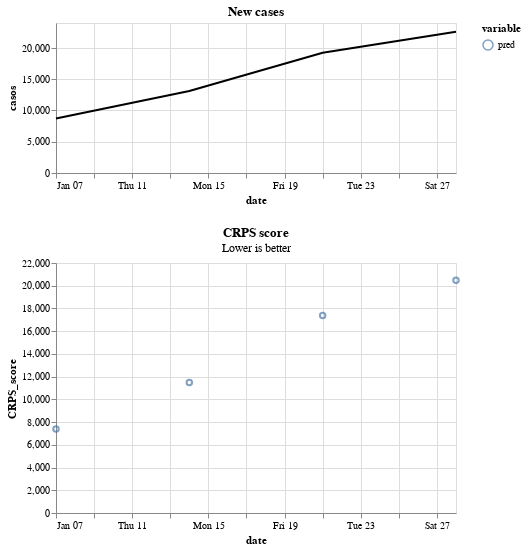

The code cell stored with this chart in its notebook:
### Code cell
score.plot_crps()

### Figure 1 — Vega-Lite specification as saved in the notebook (floating-point values rounded to 4 significant figures)
{"config": {"view": {"continuousWidth": 300, "continuousHeight": 300}}, "vconcat": [{"data": {"name": "data-d8df4b02460575fee3b2c5b95b14d10c"}, "mark": {"type": "line"}, "encoding": {"color": {"value": "black"}, "x": {"field": "date", "type": "temporal"}, "y": {"field": "casos", "type": "quantitative"}}, "height": 150, "title": "New cases", "width": 400}, {"layer": [{"mark": {"type": "point", "filled": false}, "encoding": {"color": {"field": "variable", "legend": {"legendX": 100}, "type": "nominal"}, "x": {"field": "date", "type": "temporal"}, "y": {"field": "CRPS_score", "type": "quantitative"}}}, {"mark": {"type": "point"}, "encoding": {"color": {"field": "variable", "legend": {"legendX": 100}, "type": "nominal"}, "opacity": {"condition": {"param": "param_2", "value": 1, "empty": false}, "value": 0}, "x": {"field": "date", "type": "temporal"}, "y": {"field": "CRPS_score", "type": "quantitative"}}}, {"mark": {"type": "rule", "color": "gray"}, "encoding": {"opacity": {"condition": {"param": "param_2", "value": 0.3, "empty": false}, "value": 0}, "tooltip": [{"field": "date", "title": "Date", "type": "temporal"}, {"field": "pred", "format": ".2f", "type": "quantitative"}], "x": {"field": "date", "type": "temporal"}}, "name": "view_2", "transform": [{"pivot": "variable", "value": "CRPS_score", "groupby": ["date"]}]}], "data": {"name": "data-95933ee0b703da8bb81b800c861a6019"}, "height": 250, "title": {"text": "CRPS score", "subtitle": "Lower is better"}, "width": 400}], "params": [{"name": "param_2", "select": {"type": "point", "fields": ["date"], "nearest": true, "on": "pointerover"}, "views": ["view_2"]}], "$schema": "https://vega.github.io/schema/vega-lite/v5.20.1.json", "datasets": {"data-d8df4b02460575fee3b2c5b95b14d10c": [{"date": "2024-01-07T00:00:00", "casos": 8713.0, "legend": "Data"}, {"date": "2024-01-14T00:00:00", "casos": 13140.0, "legend": "Data"}, {"date": "2024-01-21T00:00:00", "casos": 19230.0, "legend": "Data"}, {"date": "2024-01-28T00:00:00", "casos": 22580.0, "legend": "Data"}], "data-95933ee0b703da8bb81b800c861a6019": [{"date": "2024-01-07T00:00:00", "variable": "pred", "CRPS_score": 7389.0}, {"date": "2024-01-14T00:00:00", "variable": "pred", "CRPS_score": 11490.0}, {"date": "2024-01-21T00:00:00", "variable": "pred", "CRPS_score": 17380.0}, {"date": "2024-01-28T00:00:00", "variable": "pred", "CRPS_score": 20480.0}]}}
